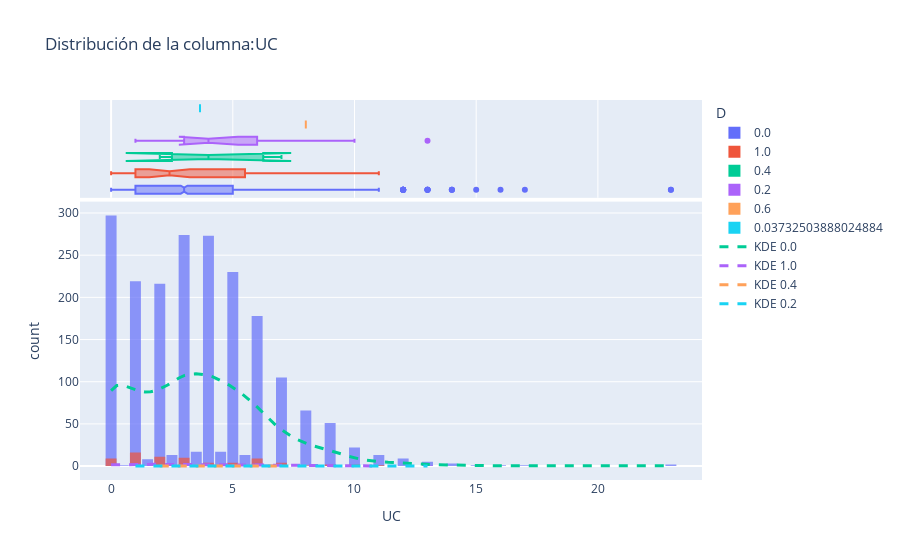

The notebook cell saved with this chart:
### Code cell
visualization.plot_interactive_histogram(datos_imputados, column='UC', group_by='D', bins=60)
